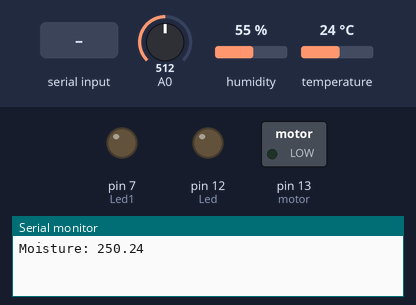
The sketch below on a simulated Arduino Uno, built with avr-gcc and run on an emulated ATmega328P. On the bench: switched loads named in the sketch (green lamp = pin HIGH), output pins drawn as LEDs (lit = HIGH), the last lines printed to the serial monitor. The inputs (shaded band) are chosen by the test bench; at power-on: A0 = 512, humidity 55 %, temperature 24 °C.

Above: at 3.2 s.
3.3 s: "1" received over the second serial link
At 6.5 s:
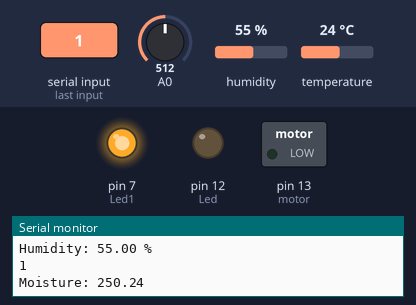
7.2 s: A0 set to 214
11.3 s: A0 set to 189
At 14.2 s:
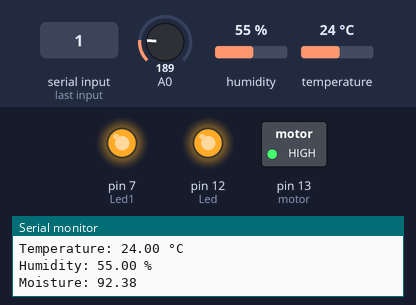
15.2 s: "0" received over the second serial link
At 15.8 s:
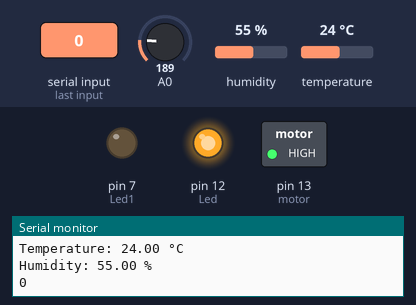
19.1 s: A0 set to 306
At 21.7 s:
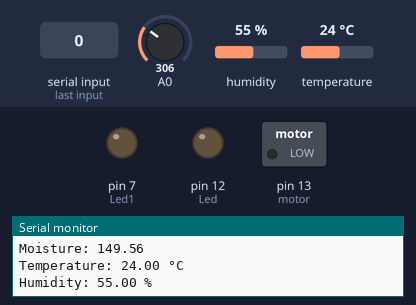
23.0 s: A0 set to 122
At 27.7 s:
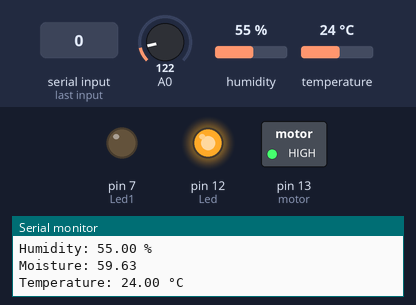
Timing chart, 0 to 29.1 s (numbered marks = the images above; inputs shaded):
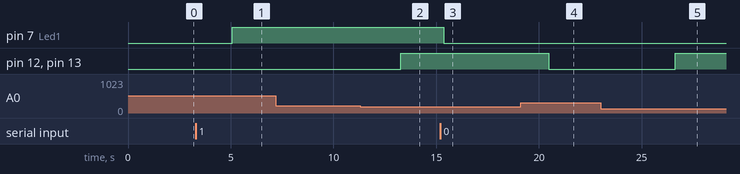

Measured:
- the behaviour switches between 205 and 204 on A0 (found by bisection; images 1 and 2)
- after the input at 3.3 s, pin 7 (Led1): LOW → HIGH after 1.8 s
- after the input at 11.3 s, pin 12 (Led), pin 13 (motor): LOW → HIGH after 2.0 s
- after the input at 15.2 s, pin 7 (Led1): HIGH → LOW after 0.16 s
- after the input at 19.1 s, pin 12 (Led), pin 13 (motor): HIGH → LOW after 1.4 s
- after the input at 23.0 s, pin 12 (Led), pin 13 (motor): LOW → HIGH after 3.6 s

The sketch:

SMARTFARM.ino
```cpp
#include <SoftwareSerial.h>
#include <DHT.h>

const int motor = 13;
const int Led1 = 7;
const int Led = 12;
const int motor1 = 11;


int percentValue = 0;

SoftwareSerial bluetoothSerial(2, 3); // RX, TX pins on Arduino

#define DHTPIN 8  // Define the digital pin for the DHT sensor
#define DHTTYPE DHT22  // Change to DHT11 if you're using that sensor
DHT dht(DHTPIN, DHTTYPE);

void setup() {
  Serial.begin(9600);
  bluetoothSerial.begin(9600);

  pinMode(motor, OUTPUT);
  pinMode(Led, OUTPUT);
  pinMode(Led1, OUTPUT);

  dht.begin(); // Initialize the DHT sensor
  delay(2000);
}

void loop() {
  // Read soil moisture sensor
  int value = analogRead(A0);
  float Moisture = value * 500.0 / 1023.0;
  Serial.println("Moisture: " + String(Moisture));
  delay(1000);

  // Control motor and LEDs based on moisture value
  if (Moisture < 100) {
    digitalWrite(motor, HIGH);
    digitalWrite(Led, HIGH);
  } else {
    digitalWrite(motor, LOW);
    digitalWrite(Led, LOW);
  }

  // Read data from DHT sensor


  float temperature = dht.readTemperature();  // Read temperature
  float humidity = dht.readHumidity();

    if (temperature > 20) {
    digitalWrite(motor1, HIGH);
    delay(1000);
  } else {
    digitalWrite(motor1, LOW);
      delay(1000);
    }
  //  if (isnan(temperature) || isnan(humidity)) {
   // Serial.println("Failed to read from DHT sensor!");
    //return; {
    // Send temperature data over Bluetooth
     // Send data to Bluetooth

  bluetoothSerial.println ("Temperature: ");
  bluetoothSerial.println(temperature);
  bluetoothSerial.println(" °C");
  bluetoothSerial.println("Humidity: ");
  bluetoothSerial.println(humidity);
  bluetoothSerial.println(" %");

  // Print data to the Serial Monitor (optional)
  Serial.print("Temperature: ");
  Serial.print(temperature);
  Serial.println(" °C");
  Serial.print("Humidity: ");
  Serial.print(humidity);
  Serial.println(" %");
//}
  //} //else {
   // Serial.println("Failed to read from DHT sensor!");
  //}

  // Check for incoming Bluetooth commands


    // Send the sensor value over Bluetooth
  bluetoothSerial.print("Sensor Value: ");
  bluetoothSerial.println(Moisture);

  // Wait for a short delay before sending another reading
  delay(1000);

  if (bluetoothSerial.available()) {
    char command = bluetoothSerial.read();
    // Process the command
    if (command == '1') { // Compare character to '1'
      // Turn on an LED or perform any other action
      digitalWrite(Led1, HIGH);
    } else if (command == '0') { // Compare character to '0'
      // Turn off an LED or perform any other action
      digitalWrite(Led1, LOW);
    }

    // Optionally, send a response back to the mobile device
    bluetoothSerial.println("Command received: " + String(command));
    Serial.println(command);
    delay(1000);  // Wait for 1 second between readings
  }
}
```
